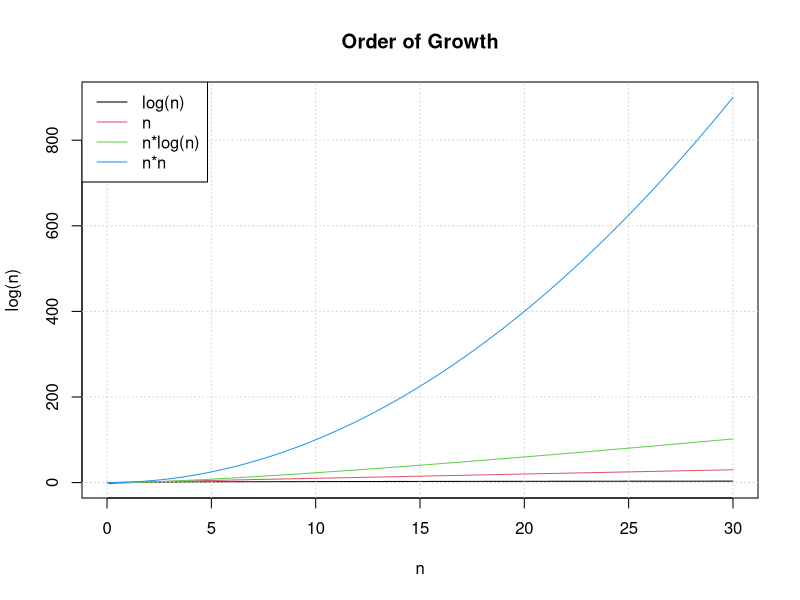
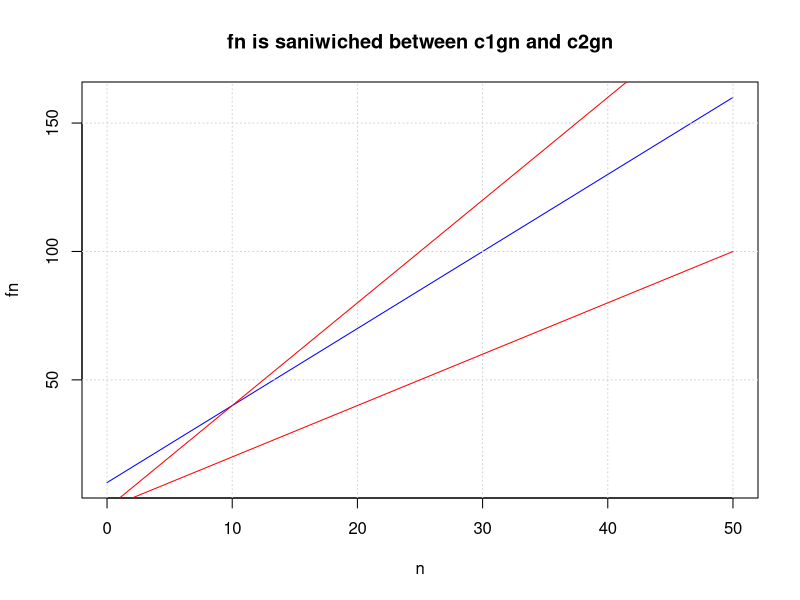
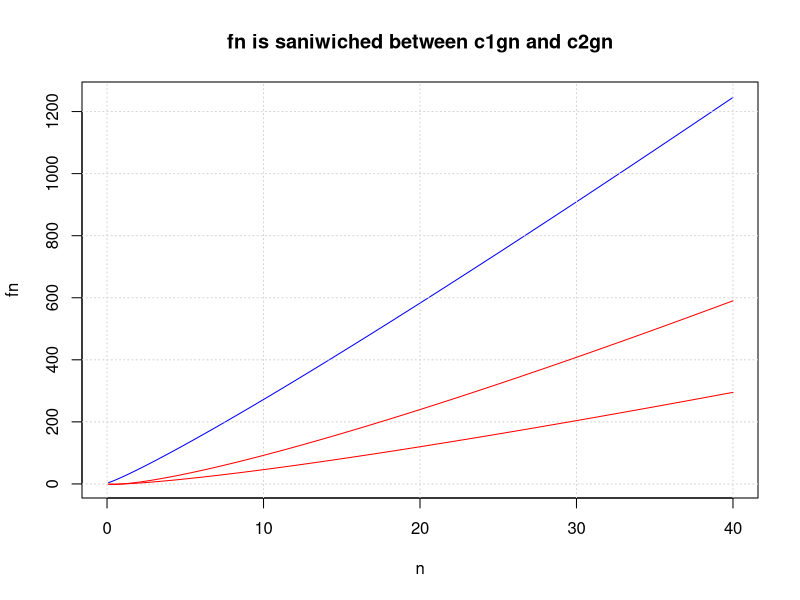

Generate these figures, in order, with R:
#########################################################
order.of.growth <- function(x){
  n = seq(0, x, by = 0.1)
  plot(n, log(n), col = 1, type = "l", 
       main = "Order of Growth",
       ylim = c(0,max(n*n)))
  grid()
  lines(n, n, col = 2, type = "l")
  lines(n, n*log(n), col = 3, type = "l")
  lines(n, n*n, col = 4, type = "l")  
  #lines(n, 2^n, col = 5, type = "l")  
  legend("topleft", c("log(n)", "n", "n*log(n)","n*n"), col = 1:5,lty = 1)
}
order.of.growth(30)
#########################################################
sandiwich <- function(n, fn, c1gn, c2gn){
  plot(n, fn, col = "blue", type = "l", 
       main = "fn is saniwiched between c1gn and c2gn"
       #ylim = c(0,max(fn))
       )
  grid()
  lines(n, c1gn, col = "red", type = "l")
  lines(n, c2gn, col = "red", type = "l")  
}
#########################################################
n = seq(0, 50, by = 0.1)
fn = 3*n + 10
c1gn = 2*n
c2gn = 4*n

sandiwich(n, fn, c1gn, c2gn)
#########################################################
n = seq(0, 40, by = 0.1)
fn = 3*n*log(n) + 20*n  + 3
gn = n*log(n)

c1gn = 2*gn
c2gn = 4*gn

sandiwich(n, fn, c1gn, c2gn)

